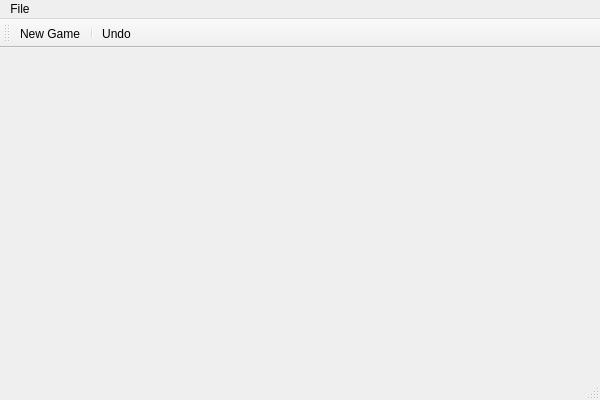
<?xml version="1.0" encoding="UTF-8"?>
<ui version="4.0">
 <class>TicTacToeClass</class>
 <widget class="QMainWindow" name="TicTacToeClass">
  <property name="geometry">
   <rect>
    <x>0</x>
    <y>0</y>
    <width>600</width>
    <height>400</height>
   </rect>
  </property>
  <property name="windowTitle">
   <string>TicTacToe</string>
  </property>
  <widget class="QWidget" name="centralWidget"/>
  <widget class="QStatusBar" name="statusBar"/>
  <widget class="QMenuBar" name="menuBar">
   <property name="geometry">
    <rect>
     <x>0</x>
     <y>0</y>
     <width>600</width>
     <height>21</height>
    </rect>
   </property>
   <widget class="QMenu" name="menuFile">
    <property name="title">
     <string>File</string>
    </property>
    <addaction name="actionAbout"/>
    <addaction name="separator"/>
    <addaction name="actionExit"/>
   </widget>
   <addaction name="menuFile"/>
  </widget>
  <widget class="QToolBar" name="toolBar">
   <property name="windowTitle">
    <string>toolBar</string>
   </property>
   <attribute name="toolBarArea">
    <enum>TopToolBarArea</enum>
   </attribute>
   <attribute name="toolBarBreak">
    <bool>false</bool>
   </attribute>
   <addaction name="actionNew_Game"/>
   <addaction name="separator"/>
   <addaction name="actionUndo"/>
  </widget>
  <action name="actionAbout">
   <property name="text">
    <string>About...</string>
   </property>
  </action>
  <action name="actionExit">
   <property name="text">
    <string>Exit</string>
   </property>
  </action>
  <action name="actionNew_Game">
   <property name="text">
    <string>New Game</string>
   </property>
   <property name="toolTip">
    <string>New Game</string>
   </property>
  </action>
  <action name="actionUndo">
   <property name="text">
    <string>Undo</string>
   </property>
   <property name="toolTip">
    <string>Undo</string>
   </property>
  </action>
 </widget>
 <layoutdefault spacing="6" margin="11"/>
 <resources>
  <include location="TicTacToe.qrc"/>
 </resources>
 <connections/>
</ui>
